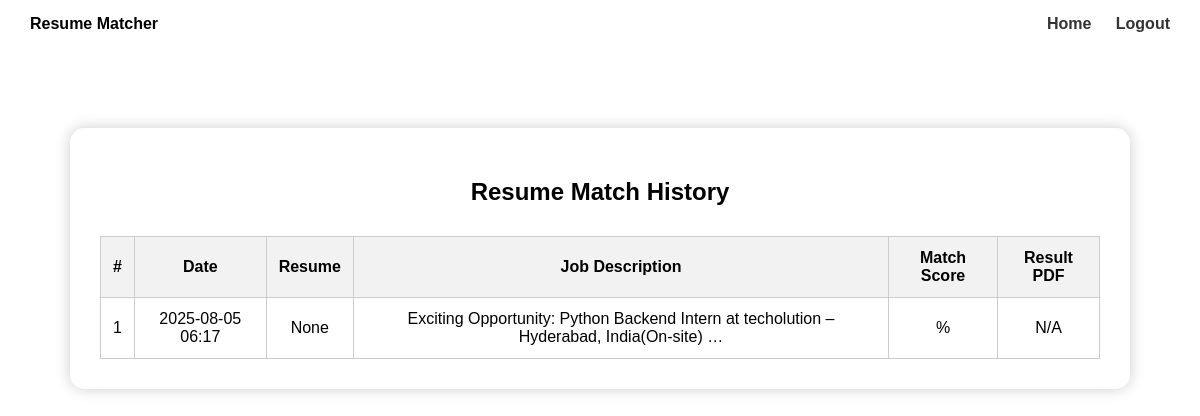
The page /resumes/history/ (signed in) on the database its author committed.
### resumes/models.py (models this page shows, shortened)
class MatchResult(models.Model):
    user = models.ForeignKey(User, on_delete=models.CASCADE)
    resume_file = models.FileField(upload_to='resumes/', null=True)
    result_pdf = models.FileField(upload_to='match_reports/', null=True, blank=True)  # ✅ Add this line
    job_description = models.TextField()
    score = models.FloatField()
    timestamp = models.DateTimeField(auto_now_add=True)  # ✅ Add this line

### resumes/views.py (the view)
# urls.py: path('history/', views.match_history, name='match_history'),
@login_required
def match_history(request):
    match_results = MatchResult.objects.filter(user=request.user).order_by('-timestamp')
    return render(request, 'resumes/history.html', {'match_results': match_results})

### resumes/templates/resumes/history.html (shortened to what this page needs)
<!DOCTYPE html>
<html lang="en">
<head>
</head>
<body>
<nav>
    <div><strong>Resume Matcher</strong></div>
    <div>
        <a href="{% url 'home' %}">Home</a>
        <a href="{% url 'logout' %}">Logout</a>
    </div>
</nav>
<div class="container">
    <h2>Resume Match History</h2>
    {% if match_results %}
        <table>
            <thead>
                <tr>
                    <th>#</th>
                    <th>Date</th>
                    <th>Resume</th>
                    <th>Job Description</th>
                    <th>Match Score</th>
                    <th>Result PDF</th>
                </tr>
            </thead>
            <tbody>
                {% for result in match_results %}
                    <tr>
                        <td>{{ forloop.counter }}</td>
                        <td>{{ result.timestamp|date:"Y-m-d H:i" }}</td>
                        <td>{{ result.resume_file.name|slice:"15:" }}</td>
                        <td>{{ result.job_description|truncatewords:10 }}</td>
                        <td>{{ result.match_score }}%</td>
                        <td class="download-link">
                            {% if result.result_pdf %}
                                <a href="{{ result.result_pdf.url }}" download>Download PDF</a>
                            {% else %}
                                N/A
                            {% endif %}
                        </td>
                    </tr>
                {% endfor %}
            </tbody>
        </table>
    {% else %}
        <div class="no-history">No history available.</div>
    {% endif %}
</div>
</body>
</html>

### resumes/templates/resumes/history.html (style rules this page uses)
body { margin: 0; padding: 0; background-image: url('https://images.unsplash.com/photo-1506744038136-46273834b3fb'); background-size: cover; background-position: center; font-family: Arial, sans-serif; }
nav { background-color: rgba(255, 255, 255, 0.9); padding: 15px 30px; display: flex; justify-content: space-between; align-items: center; }
nav a { text-decoration: none; color: #333; font-weight: bold; margin-left: 20px; }
.container { max-width: 1000px; margin: 80px auto; background-color: rgba(255, 255, 255, 0.95); padding: 30px; border-radius: 15px; box-shadow: 0 0 15px rgba(0,0,0,0.2); }
h2 { text-align: center; margin-bottom: 30px; }
table { width: 100%; border-collapse: collapse; text-align: center; }
table th, table td { padding: 12px; border: 1px solid #ccc; }
table th { background-color: #f2f2f2; }

### rows shown on the page
MatchResult: timestamp "2025-08-05 06:17", resume_file.name "None", job_description "Exciting Opportunity: Python Backend Intern at techolution – Hyderabad, India(On-site) …", shows "N/A"
